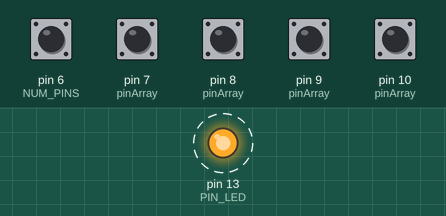
Recording of a sketch running on a simulated Arduino Uno, built with avr-gcc and run on an emulated ATmega328P. Parts: output pins drawn as LEDs (lit = HIGH). Dashed ring = blinking. The test bench sets the inputs (shaded band); at power-on: pin 6 (NUM_PINS), pin 7 (pinArray), pin 8 (pinArray), pin 9 (pinArray), pin 10 (pinArray) HIGH. Pins used as bus, display or sensor lines are not drawn.

Above: at 0.05 s.
Timing chart, 0 to 3.0 s (numbered marks = the images above):
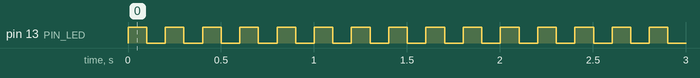

Measured:
- by itself, pin 13 (PIN_LED): alternates HIGH for 0.10 s and LOW for 0.10 s

The sketch:

pwm_tester.ino
```cpp
/*
  pwm_tester

  Tests continuity and isolation of between pins to verify
  PWM cables.

  Created 20140202
  By Tim

  https://github.com/timytamy/temp-projects

*/

#define SIG_A 7
#define PWR_A 6
#define GND_A 5
#define SIG_B 8
#define PWR_B 9
#define GND_B 10
#define NUM_PINS 6
#define PIN_LED 13
#define INTERVAL_GOOD 1000
#define INTERVAL_BAD 100

int pinArray[] = {SIG_A, PWR_A, GND_A, SIG_B, PWR_B, GND_B};
//int faultFlag = false;

void setup() {
  pinMode(PIN_LED, OUTPUT);
}

void loop() {
  int faultFlag = false;
  if (testPin(SIG_A, SIG_B)) {
    faultFlag = true;
  }
  if (testPin(PWR_A, PWR_B)) {
    faultFlag = true;
  }
  if (testPin(GND_A, GND_B)) {
    faultFlag = true;
  }
  blinkFault(faultFlag);
}

void setPinIO(int testPin) {
  for (int i = 0; i < NUM_PINS; i++) {
    pinMode(pinArray[i], INPUT_PULLUP);
  }
  pinMode(testPin, OUTPUT);
}

int checkPinIsolation(int pinOut, int pinIn){
  for (int i = 0; i < NUM_PINS; i++) {
    if ((pinArray[i] != pinOut) && (pinArray[i] != pinIn)) {
      if (digitalRead(pinArray[i]) == LOW) {
        return(true);
      }
    }
  }
  return(false);
}

int testPin(int pinOut, int pinIn){
 int faultFlag;
 setPinIO(pinOut);
 digitalWrite(pinOut, LOW);
 faultFlag = checkPinIsolation(pinOut, pinIn);
 if (digitalRead(pinIn) != LOW) {
   faultFlag = true;
 }
 return faultFlag;
}

void blinkFault(int faultFlag) {
  int interval = INTERVAL_GOOD;
  if(faultFlag) {
    interval = INTERVAL_BAD;
  }
  digitalWrite(PIN_LED, HIGH);
  delay(interval);
  digitalWrite(PIN_LED, LOW);
  delay(interval);
}
```
